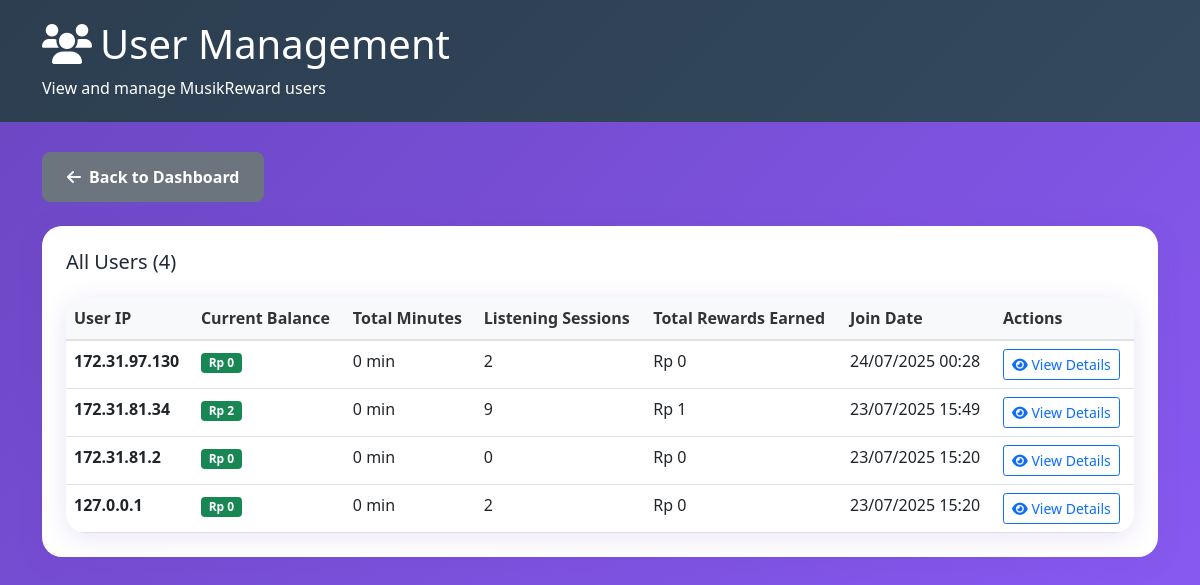
The app's page /admin/users.php (signed in), older data.
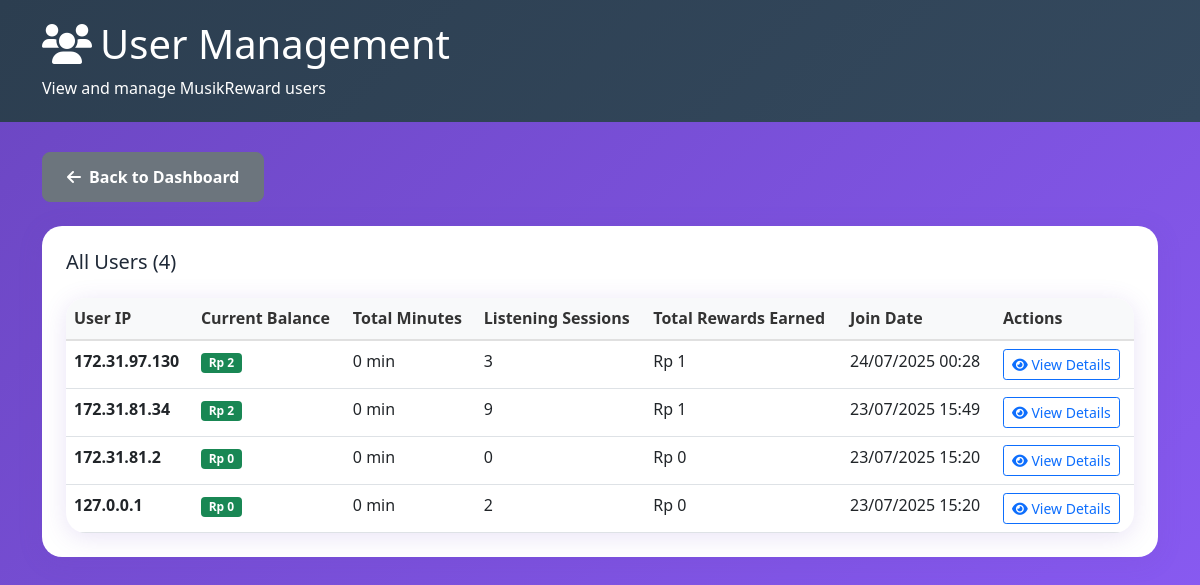
The same page, newer data.
### tables this page shows
CREATE TABLE users (
            id INTEGER PRIMARY KEY AUTOINCREMENT,
            user_ip TEXT NOT NULL UNIQUE,
            balance REAL DEFAULT 0.00,
            total_minutes INTEGER DEFAULT 0,
            created_at DATETIME DEFAULT CURRENT_TIMESTAMP
        );

### admin/users.php (the view, shortened to what this page needs)
<?php
require_once '../config/database.php';
$stmt = $pdo->query("
    SELECT u.*,
           COUNT(ls.id) as listening_sessions,
           SUM(ls.minutes_listened) as total_minutes_listened,
           SUM(ls.reward_earned) as total_rewards_earned
    FROM users u
    LEFT JOIN listening_sessions ls ON u.user_ip = ls.user_ip
    GROUP BY u.id
    ORDER BY u.created_at DESC
");
$users = $stmt->fetchAll();
?>
<!DOCTYPE html>
<html lang="id">
<head>
    <link href="https://cdn.jsdelivr.net/npm/bootstrap@5.1.3/dist/css/bootstrap.min.css" rel="stylesheet">
    <link href="https://cdnjs.cloudflare.com/ajax/libs/font-awesome/6.0.0/css/all.min.css" rel="stylesheet">
    <link href="../assets/css/style.css" rel="stylesheet">
</head>
<body>
    <div class="admin-header">
        <div class="container">
            <h1><i class="fas fa-users me-2"></i>User Management</h1>
            <p class="mb-0">View and manage MusikReward users</p>
        </div>
    </div>
    <div class="container">
        <div class="row">
            <div class="col-md-12 mb-4">
                <a href="index.php" class="btn btn-secondary">
                    <i class="fas fa-arrow-left me-2"></i>Back to Dashboard
                </a>
            </div>
        </div>
        <div class="admin-card">
            <h5 class="mb-4">All Users (<?= count($users) ?>)</h5>
            <div class="table-responsive">
                <table class="table">
                    <thead>
                        <tr>
                            <th>User IP</th>
                            <th>Current Balance</th>
                            <th>Total Minutes</th>
                            <th>Listening Sessions</th>
                            <th>Total Rewards Earned</th>
                            <th>Join Date</th>
                            <th>Actions</th>
                        </tr>
                    </thead>
                    <tbody>
                        <?php foreach ($users as $user): ?>
                        <tr>
                            <td>
                                <strong><?= htmlspecialchars($user['user_ip']) ?></strong>
                            </td>
                            <td>
                                <span class="badge bg-success">
                                    Rp <?= number_format($user['balance'], 0, ',', '.') ?>
                                </span>
                            </td>
                            <td><?= number_format($user['total_minutes'] ?: 0) ?> min</td>
                            <td><?= number_format($user['listening_sessions'] ?: 0) ?></td>
                            <td>Rp <?= number_format($user['total_rewards_earned'] ?: 0, 0, ',', '.') ?></td>
                            <td><?= date('d/m/Y H:i', strtotime($user['created_at'])) ?></td>
                            <td>
                                <button class="btn btn-sm btn-outline-primary" onclick="viewUserDetails('<?= $user['user_ip'] ?>')">
                                    <i class="fas fa-eye"></i> View Details
                                </button>
                            </td>
                        </tr>
                        <?php endforeach; ?>
                    </tbody>
                </table>
            </div>
        </div>
    </div>
</body>
</html>

Row changes from the older to the newer data that the page shows:
changed users (number 1 of 4 on the later page): balance "0" → "2"; listening_sessions "2" → "3"; total_rewards_earned "0" → "1"
